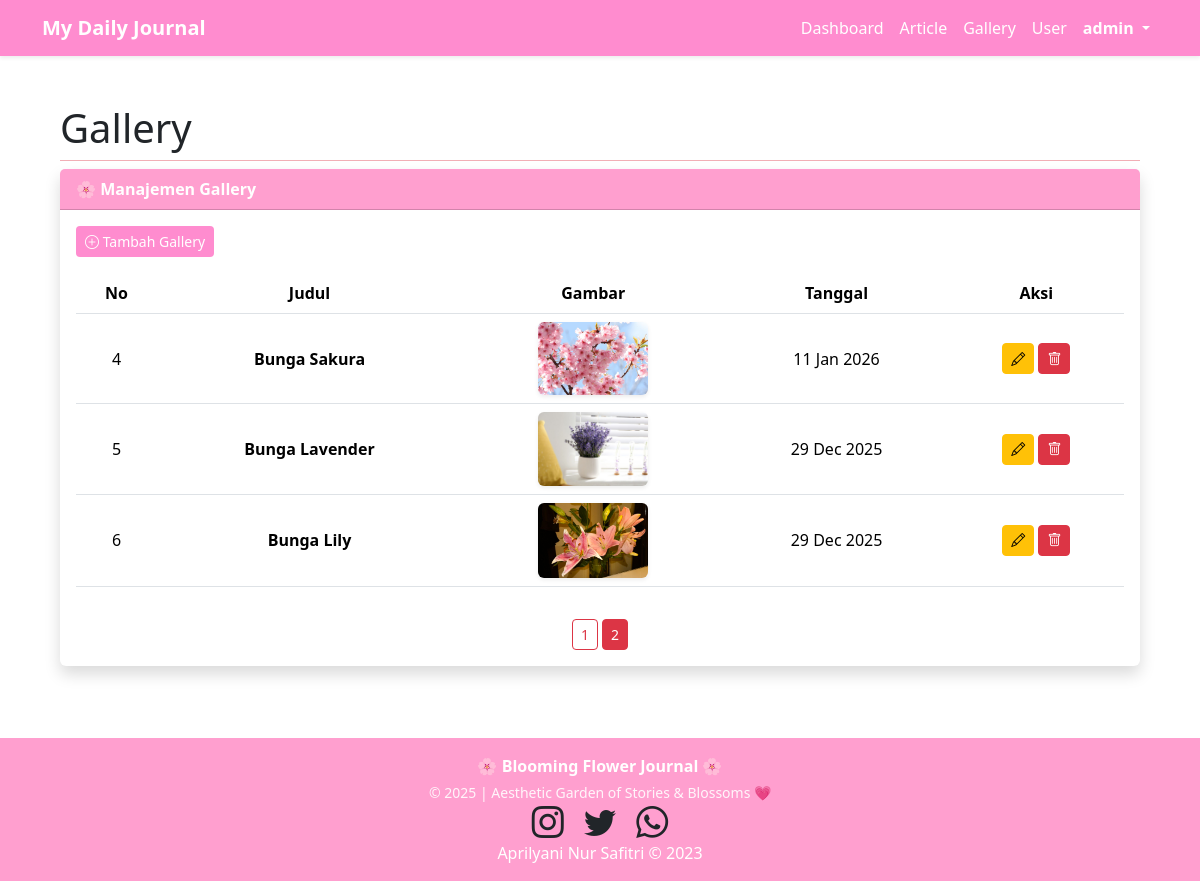
The app's page /admin.php?page=gallery&hal=2 (signed in) with its own data.
### tables this page shows
CREATE TABLE `gallery` (
  `id` int(11) NOT NULL,
  `judul` varchar(100) DEFAULT NULL,
  `gambar` text DEFAULT NULL,
  `tanggal` datetime DEFAULT current_timestamp()
);

### gallery.php (the view)
<?php
include "koneksi.php";
$limit = 3;
$hal = $_GET['hal'] ?? 1;
$start = ($hal-1)*$limit;
$data = mysqli_query($conn,"SELECT * FROM gallery ORDER BY id DESC LIMIT $start,$limit");
$total = mysqli_num_rows(mysqli_query($conn,"SELECT * FROM gallery"));
$pages = ceil($total/$limit);
?>
<div class="card shadow border-0">
<div class="card-header text-white fw-semibold" style="background:#ff9fcf;">
🌸 Manajemen Gallery
</div>
<div class="card-body">
<a href="admin.php?page=gallery_add" class="btn btn-sm mb-3 text-white" style="background:#ff8ccf;">
<i class="bi bi-plus-circle"></i> Tambah Gallery
</a>
<div class="table-responsive">
<table class="table table-hover align-middle text-center">
<thead style="background:#ffe0ef;">
<tr>
<th>No</th>
<th>Judul</th>
<th>Gambar</th>
<th>Tanggal</th>
<th>Aksi</th>
</tr>
</thead>
<tbody>
<?php $no=1+$start; while($d=mysqli_fetch_array($data)){ ?>
<tr>
<td><?= $no++ ?></td>
<td class="fw-semibold"><?= $d['judul'] ?></td>
<td>
<img src="img/<?= $d['gambar'] ?>" width="110" class="rounded shadow-sm">
</td>
<td><?= date("d M Y", strtotime($d['tanggal'])) ?></td>
<td>
<a href="admin.php?page=gallery_edit&id=<?= $d['id'] ?>" class="btn btn-warning btn-sm">
<i class="bi bi-pencil"></i>
</a>
<a href="admin.php?page=gallery_delete&id=<?= $d['id'] ?>" class="btn btn-danger btn-sm"
onclick="return confirm('Hapus gallery ini?')">
<i class="bi bi-trash"></i>
</a>
</td>
</tr>
<?php } ?>
</tbody>
</table>
</div>
<div class="text-center mt-3">
<?php for($i=1;$i<=$pages;$i++){ ?>
<a href="admin.php?page=gallery&hal=<?= $i ?>"
class="btn btn-outline-danger btn-sm <?= ($hal==$i?'active':'') ?>">
<?= $i ?>
</a>
<?php } ?>
</div>
</div>
</div>

### admin.php (style rules this page uses)
html, body { height: 100%; }
body { display: flex; flex-direction: column; margin: 0; }

### records on screen
gallery: judul "Bunga Sakura", gambar (picture), tanggal "11 Jan 2026"
gallery: judul "Bunga Lavender", gambar (picture), tanggal "29 Dec 2025"
gallery: judul "Bunga Lily", gambar (picture), tanggal "29 Dec 2025"

### other values on screen
$_SESSION['username'] "admin"
$page "Gallery"
